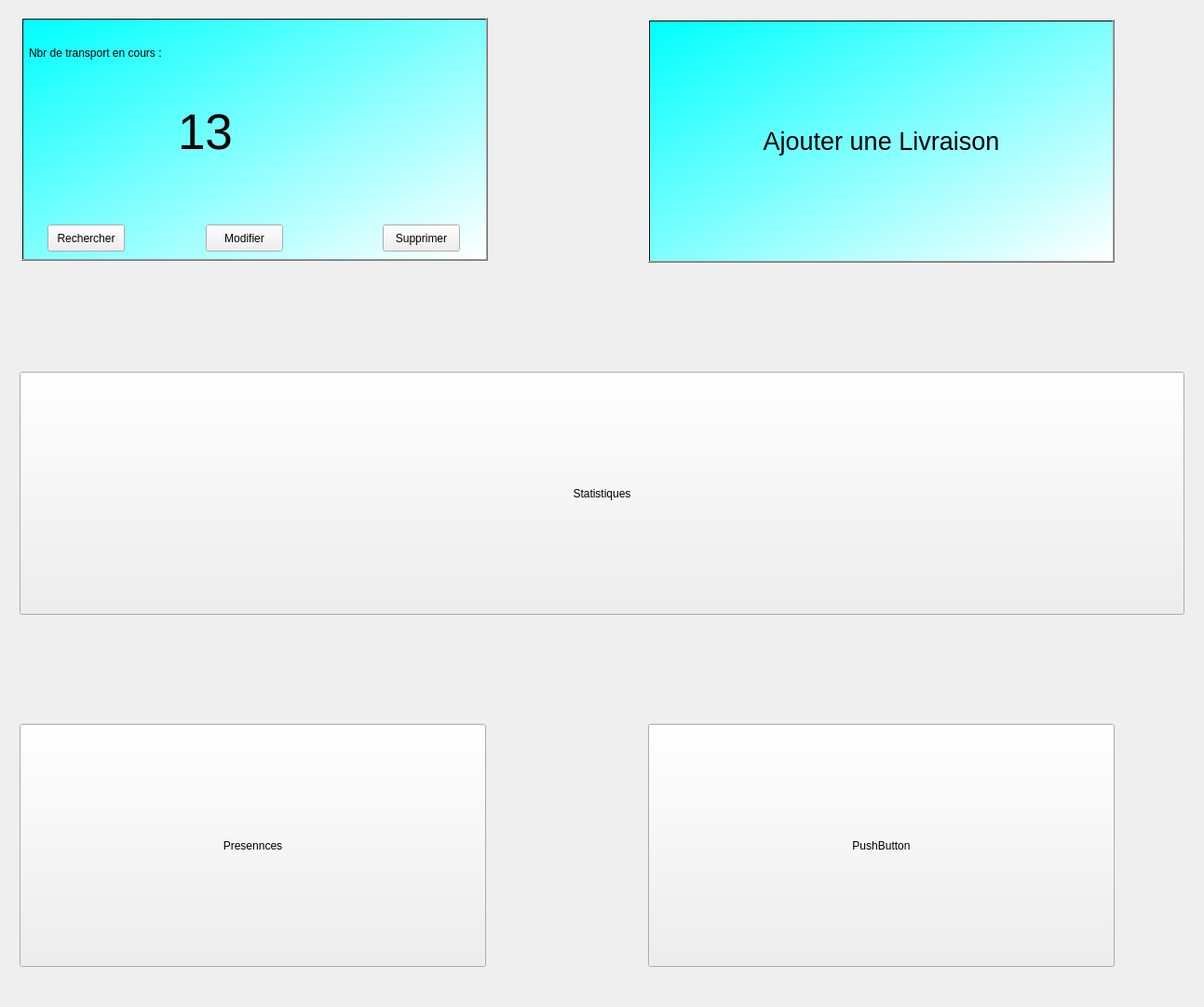
          <widget class="QWidget" name="scrollAreaWidgetContents_4">
           <property name="geometry">
            <rect>
             <x>0</x>
             <y>0</y>
             <width>1293</width>
             <height>1081</height>
            </rect>
           </property>
           <layout class="QGridLayout" name="gridLayout_5" rowminimumheight="0,0,80,0,0,80,0,0,0">
            <item row="5" column="0" colspan="2">
             <spacer name="horizontalSpacer_19">
              <property name="orientation">
               <enum>Qt::Vertical</enum>
              </property>
              <property name="sizeHint" stdset="0">
               <size>
                <width>40</width>
                <height>20</height>
               </size>
              </property>
             </spacer>
            </item>
            <item row="4" column="0" colspan="2">
             <spacer name="horizontalSpacer_20">
              <property name="orientation">
               <enum>Qt::Vertical</enum>
              </property>
              <property name="sizeHint" stdset="0">
               <size>
                <width>40</width>
                <height>20</height>
               </size>
              </property>
             </spacer>
            </item>
            <item row="6" column="1">
             <widget class="QFrame" name="frame_34">
              <property name="minimumSize">
               <size>
                <width>521</width>
                <height>281</height>
               </size>
              </property>
              <property name="maximumSize">
               <size>
                <width>521</width>
                <height>281</height>
               </size>
              </property>
              <property name="styleSheet">
               <string notr="true"/>
              </property>
              <property name="frameShape">
               <enum>QFrame::NoFrame</enum>
              </property>
              <widget class="QPushButton" name="pushButton_67">
               <property name="geometry">
                <rect>
                 <x>10</x>
                 <y>10</y>
                 <width>501</width>
                 <height>261</height>
                </rect>
               </property>
               <property name="text">
                <string>PushButton</string>
               </property>
              </widget>
             </widget>
            </item>
            <item row="3" column="0" colspan="2">
             <widget class="QFrame" name="frame_35">
              <property name="minimumSize">
               <size>
                <width>1271</width>
                <height>281</height>
               </size>
              </property>
              <property name="maximumSize">
               <size>
                <width>1271</width>
                <height>281</height>
               </size>
              </property>
              <property name="styleSheet">
               <string notr="true"/>
              </property>
              <property name="frameShape">
               <enum>QFrame::NoFrame</enum>
              </property>
              <widget class="QPushButton" name="pushButton_68">
               <property name="geometry">
                <rect>
                 <x>10</x>
                 <y>10</y>
                 <width>1251</width>
                 <height>261</height>
                </rect>
               </property>
               <property name="text">
                <string>Statistiques</string>
               </property>
              </widget>
             </widget>
            </item>
            <item row="2" column="0" colspan="2">
             <spacer name="horizontalSpacer_21">
              <property name="orientation">
               <enum>Qt::Vertical</enum>
              </property>
              <property name="sizeHint" stdset="0">
               <size>
                <width>40</width>
                <height>20</height>
               </size>
              </property>
             </spacer>
            </item>
            <item row="0" column="1">
             <widget class="QFrame" name="frame_36">
              <property name="minimumSize">
               <size>
                <width>521</width>
                <height>281</height>
               </size>
              </property>
              <property name="maximumSize">
               <size>
                <width>521</width>
                <height>281</height>
               </size>
              </property>
              <property name="styleSheet">
               <string notr="true"/>
              </property>
              <property name="frameShape">
               <enum>QFrame::NoFrame</enum>
              </property>
              <widget class="QPushButton" name="pushButton_69">
               <property name="geometry">
                <rect>
                 <x>10</x>
                 <y>10</y>
                 <width>501</width>
                 <height>261</height>
                </rect>
               </property>
               <property name="font">
                <font>
                 <pointsize>20</pointsize>
                </font>
               </property>
               <property name="styleSheet">
                <string notr="true">background-color: qlineargradient(spread:pad, x1:0, y1:0, x2:1, y2:1, stop:0 rgba(0, 255, 255, 255), stop:1 rgba(255, 255, 255, 255));</string>
               </property>
               <property name="text">
                <string>Ajouter une Livraison</string>
               </property>
              </widget>
             </widget>
            </item>
            <item row="0" column="0">
             <widget class="QFrame" name="frame_37">
              <property name="minimumSize">
               <size>
                <width>521</width>
                <height>281</height>
               </size>
              </property>
              <property name="maximumSize">
               <size>
                <width>521</width>
                <height>281</height>
               </size>
              </property>
              <property name="styleSheet">
               <string notr="true"/>
              </property>
              <property name="frameShape">
               <enum>QFrame::NoFrame</enum>
              </property>
              <widget class="QPushButton" name="pushButton_70">
               <property name="geometry">
                <rect>
                 <x>12</x>
                 <y>8</y>
                 <width>501</width>
                 <height>261</height>
                </rect>
               </property>
               <property name="sizePolicy">
                <sizepolicy hsizetype="Minimum" vsizetype="Fixed">
                 <horstretch>0</horstretch>
                 <verstretch>0</verstretch>
                </sizepolicy>
               </property>
               <property name="styleSheet">
                <string notr="true">background-color: qlineargradient(spread:pad, x1:0, y1:0, x2:1, y2:1, stop:0 rgba(0, 255, 255, 255), stop:1 rgba(255, 255, 255, 255));</string>
               </property>
               <property name="text">
                <string/>
               </property>
               <property name="checkable">
                <bool>false</bool>
               </property>
               <property name="checked">
                <bool>false</bool>
               </property>
              </widget>
              <widget class="QLabel" name="label_117">
               <property name="geometry">
                <rect>
                 <x>20</x>
                 <y>20</y>
                 <width>191</width>
                 <height>51</height>
                </rect>
               </property>
               <property name="styleSheet">
                <string notr="true">QLabel {
    background-color: transparent;
}</string>
               </property>
               <property name="text">
                <string>Nbr de transport en cours :</string>
               </property>
              </widget>
              <widget class="QPushButton" name="pushButton_71">
               <property name="geometry">
                <rect>
                 <x>40</x>
                 <y>230</y>
                 <width>83</width>
                 <height>29</height>
                </rect>
               </property>
               <property name="text">
                <string>Rechercher</string>
               </property>
              </widget>
              <widget class="QPushButton" name="pushButton_72">
               <property name="geometry">
                <rect>
                 <x>210</x>
                 <y>230</y>
                 <width>83</width>
                 <height>29</height>
                </rect>
               </property>
               <property name="text">
                <string>Modifier</string>
               </property>
              </widget>
              <widget class="QPushButton" name="pushButton_73">
               <property name="geometry">
                <rect>
                 <x>400</x>
                 <y>230</y>
                 <width>83</width>
                 <height>29</height>
                </rect>
               </property>
               <property name="text">
                <string>Supprimer</string>
               </property>
              </widget>
              <widget class="QLabel" name="label_120">
               <property name="geometry">
                <rect>
                 <x>180</x>
                 <y>90</y>
                 <width>141</width>
                 <height>81</height>
                </rect>
               </property>
               <property name="font">
                <font>
                 <pointsize>40</pointsize>
                </font>
               </property>
               <property name="styleSheet">
                <string notr="true">QLabel {
    background-color: transparent;
}</string>
               </property>
               <property name="text">
                <string>13</string>
               </property>
              </widget>
             </widget>
            </item>
            <item row="6" column="0">
             <widget class="QFrame" name="frame_38">
              <property name="minimumSize">
               <size>
                <width>521</width>
                <height>281</height>
               </size>
              </property>
              <property name="maximumSize">
               <size>
                <width>521</width>
                <height>281</height>
               </size>
              </property>
              <property name="styleSheet">
               <string notr="true"/>
              </property>
              <property name="frameShape">
               <enum>QFrame::NoFrame</enum>
              </property>
              <widget class="QPushButton" name="pushButton_74">
               <property name="geometry">
                <rect>
                 <x>10</x>
                 <y>10</y>
                 <width>501</width>
                 <height>261</height>
                </rect>
               </property>
               <property name="text">
                <string>Presennces</string>
               </property>
              </widget>
             </widget>
            </item>
            <item row="1" column="0" colspan="2">
             <spacer name="horizontalSpacer_22">
              <property name="orientation">
               <enum>Qt::Vertical</enum>
              </property>
              <property name="sizeHint" stdset="0">
               <size>
                <width>40</width>
                <height>20</height>
               </size>
              </property>
             </spacer>
            </item>
            <item row="8" column="0" colspan="2">
             <spacer name="horizontalSpacer_23">
              <property name="orientation">
               <enum>Qt::Vertical</enum>
              </property>
              <property name="sizeHint" stdset="0">
               <size>
                <width>40</width>
                <height>20</height>
               </size>
              </property>
             </spacer>
            </item>
            <item row="7" column="0" colspan="2">
             <spacer name="horizontalSpacer_24">
              <property name="orientation">
               <enum>Qt::Vertical</enum>
              </property>
              <property name="sizeHint" stdset="0">
               <size>
                <width>40</width>
                <height>20</height>
               </size>
              </property>
             </spacer>
            </item>
           </layout>
          </widget>
